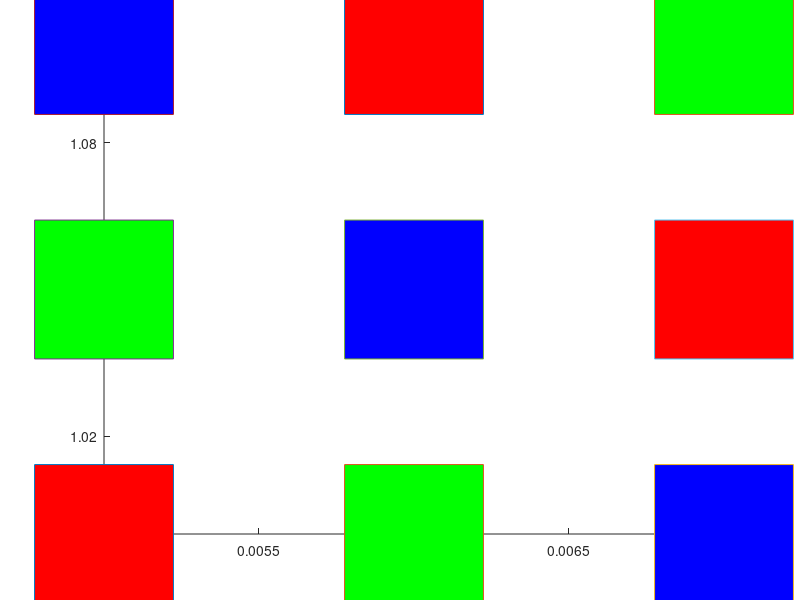
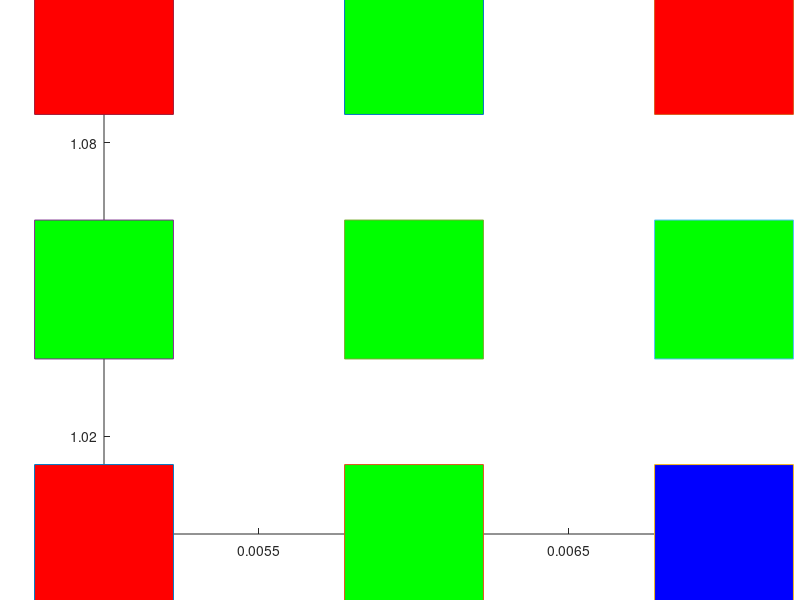

The MATLAB script that drew these images, in order:
clc;
clear;
T=2;
rd=2;
sigma_initial=0.05;
alpha_initial=0.9;
number_of_vectors=9;
number_of_neuorn_inputs=27;
neighbour_radius_initial=number_of_vectors/2;

%{
    for v=1:9 %number of input neuorns 
       for x=1:3
       l=input('x ');
        I(x,v)=l;
        
       end
       
end

disp(I)
%}
%%
% * * *BOLD TEXT* * *
    

     I=[1 0 0 0 0 1 0 1 0; 0 1 0 1 0 0 0 0 1;0 0 1 0 1 0 1 0 0 ];
figure(1);
title('before clustering');
hold on;

plot(0.005,1,'-s','MarkerSize',100,...
    'MarkerFaceColor',[ I(1,1) I(2,1) I(3,1)]);

plot(0.006,1,'-s','MarkerSize',100,...
    'MarkerFaceColor',[I(1,2) I(2,2) I(3,2)]);

plot(0.007,1,'-s','MarkerSize',100,...
    'MarkerFaceColor',[I(1,3) I(2,3) I(3,3)]);

plot(0.005,1.05,'-s','MarkerSize',100,...
    'MarkerFaceColor',[I(1,4) I(2,4) I(3,4)]);

plot(0.006,1.05,'-s','MarkerSize',100,...
    'MarkerFaceColor',[I(1,5) I(2,5) I(3,5)]);

plot(0.007,1.05,'-s','MarkerSize',100,...
    'MarkerFaceColor',[I(1,6) I(2,6) I(3,6)]);

plot(0.005,1.1,'-s','MarkerSize',100,...
    'MarkerFaceColor',[I(1,7) I(2,7) I(3,7)]);

plot(0.006,1.1,'-s','MarkerSize',100,...
    'MarkerFaceColor',[I(1,8) I(2,8) I(3,8)]);

plot(0.007,1.1,'-s','MarkerSize',100,...
    'MarkerFaceColor',[I(1,9) I(2,9) I(3,9)]);
 
hold off;

    

    R=[0.1 0.5 0.9;0.5 0.2 0.7;0.2 0.9 0.5];
    G=[0.4 0.8 0.8; 0.3 0.7 0.6;0.5 0.3 0.3];
    B=[0.7 0.4 0.2; 0.8 0.5 0.1;0.9 0.3 0.4];
    
    
    
for t=1:T
    alpha=alpha_initial*exp((1-t)/T);
    sigma=sigma_initial*exp((1-t)/(T));
    max_neighbour_radius=round(neighbour_radius_initial*exp((1-t)/(T)));
   
    for n=1:9
        for i=1:3
            for j=1:3
                D(i,j)=sqrt((I(1,n)-R(i,j))^2+(I(2,n)-G(i,j))^2+(I(3,n)-B(i,j))^2);
                
            end
        end
        disp('this is differences matrix');
        disp(D);
        min=D(1,1);
        for i=1:3
            for j=1:3
                if(j+1==4)
                      if ((D(i,j)<=D(i,j-1)) && (D(i,j)<=min))
                          min=D(i,j);
                          m=i;
                          c=j;
                          
                      end
                
                elseif ((j-1>=1))
                 if ((D(i,j)<=D(i,j-1)) && (D(i,j)<=min) && (D(i,j)<=D(i,j+1)))
                          min=D(i,j);
                          m=i;
                          c=j;
                          
                 end
                elseif ((i-1>=1))
                     if ((D(i,j)<=D(i,j+1)) && (D(i,j)<=min) && (D(i,j)<=D(i-1,j)))
                          min=D(i,j);
                          m=i;
                          c=j;
                          
                      end
            end 
                  end
        end
        
          % update the winning neuron
        e_factor = exp(-((m-m).^2+(c-c).^2)/2*sigma^2);
       R(m,c)=R(m,c)+alpha*(I(1,n)-R(m,c));
       G(m,c)=G(m,c)+alpha*(I(2,n)-G(m,c));
       B(m,c)=B(m,c)+alpha*(I(3,n)-B(m,c));
       
        % update the neighbour neurons
       for neighbour_radius=1:1:max_neighbour_radius
            jj1=m - neighbour_radius;
            jj2=c;
            if (jj1>=1) % to stay in the matrix
                e_factor = exp(-((m-jj1).^2+(c-jj2).^2)/2*sigma^2);
                R(jj1,jj2)=R(jj1,jj2) + alpha * e_factor * (I(1,n)-R(jj1,jj2));
                G(jj1,jj2)=G(jj1,jj2) + alpha * e_factor * (I(2,n)-G(jj1,jj2));
                B(jj1,jj2)=B(jj1,jj2) + alpha * e_factor * (I(3,n)-B(jj1,jj2));
            end
            jj1=m + neighbour_radius;
            jj2=c;
            if (jj1<=3) % to stay in the matrix
                e_factor = exp(-((m-jj1).^2+(c-jj2).^2)/2*sigma^2);
                  R(jj1,jj2)=R(jj1,jj2) + alpha * e_factor * (I(1,n)-R(jj1,jj2));
                G(jj1,jj2)=G(jj1,jj2) + alpha * e_factor * (I(2,n)-G(jj1,jj2));
                B(jj1,jj2)=B(jj1,jj2) + alpha * e_factor * (I(3,n)-B(jj1,jj2));
            end
            jj1=m;
            jj2=c - neighbour_radius;
            if (jj2>=1) % to stay in the matrix
              e_factor = exp(-((m-jj1).^2+(c-jj2).^2)/2*sigma^2);
                 R(jj1,jj2)=R(jj1,jj2) + alpha * e_factor * (I(1,n)-R(jj1,jj2));
                G(jj1,jj2)=G(jj1,jj2) + alpha * e_factor * (I(2,n)-G(jj1,jj2));
                B(jj1,jj2)=B(jj1,jj2) + alpha * e_factor * (I(3,n)-B(jj1,jj2));
            end
            jj1=m;
            jj2=c + neighbour_radius;
            if (jj2<=3) % to stay in the matrix
                e_factor = exp(-((m-jj1).^2+(c-jj2).^2)/2*sigma^2);
                 R(jj1,jj2)=R(jj1,jj2) + alpha * e_factor * (I(1,n)-R(jj1,jj2));
                G(jj1,jj2)=G(jj1,jj2) + alpha * e_factor * (I(2,n)-G(jj1,jj2));
                B(jj1,jj2)=B(jj1,jj2) + alpha * e_factor * (I(3,n)-B(jj1,jj2));
            end
       end 
       

    end
   
end
disp(D);
  disp(I);

disp('this is red');
disp(R);
disp('this is G');
disp(G);
disp('this is B');
disp(B);
 RED=round(R);
GREEN=round(G);
BLUE=round(B);
disp(RED);
disp(GREEN);
disp(BLUE);
        figure(2);
title('after clusering');
hold on;

plot(0.005,1,'-s','MarkerSize',100,...
    'MarkerFaceColor',[ RED(1,1) GREEN(1,1) BLUE(1,1)]);

plot(0.006,1,'-s','MarkerSize',100,...
    'MarkerFaceColor',[RED(1,2) GREEN(1,2) BLUE(1,2)]);

plot(0.007,1,'-s','MarkerSize',100,...
    'MarkerFaceColor',[RED(1,3) GREEN(1,3) BLUE(1,3)]);

plot(0.005,1.05,'-s','MarkerSize',100,...
    'MarkerFaceColor',[RED(2,1) GREEN(2,1) BLUE(2,1)]);

plot(0.006,1.05,'-s','MarkerSize',100,...
    'MarkerFaceColor',[RED(2,2) GREEN(2,2) BLUE(2,2)]);

plot(0.007,1.05,'-s','MarkerSize',100,...
    'MarkerFaceColor',[RED(2,3) GREEN(2,3) BLUE(2,3)]);

plot(0.005,1.1,'-s','MarkerSize',100,...
    'MarkerFaceColor',[RED(3,1) GREEN(3,1) BLUE(3,1)]);

plot(0.006,1.1,'-s','MarkerSize',100,...
    'MarkerFaceColor',[RED(3,2) GREEN(3,2) BLUE(3,2)]);

plot(0.007,1.1,'-s','MarkerSize',100,...
    'MarkerFaceColor',[RED(3,3) GREEN(3,3) BLUE(3,3)]);
 
hold off;

